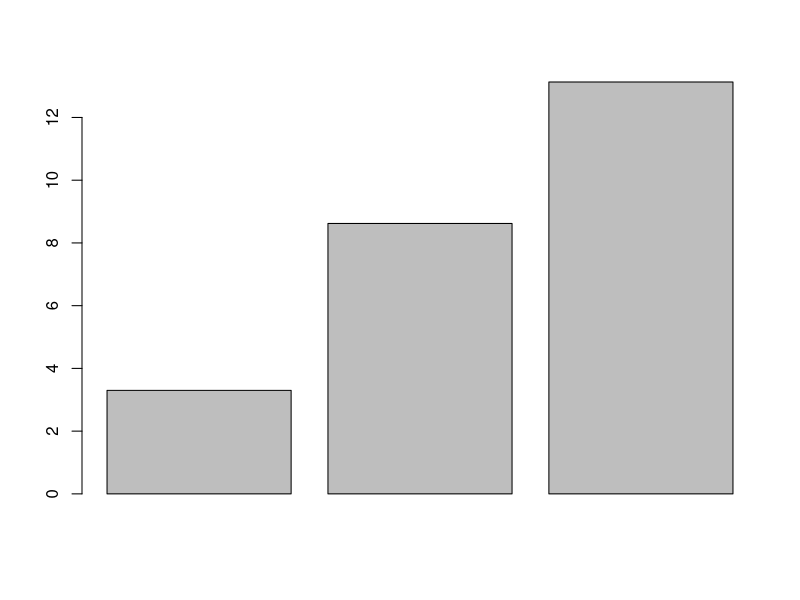
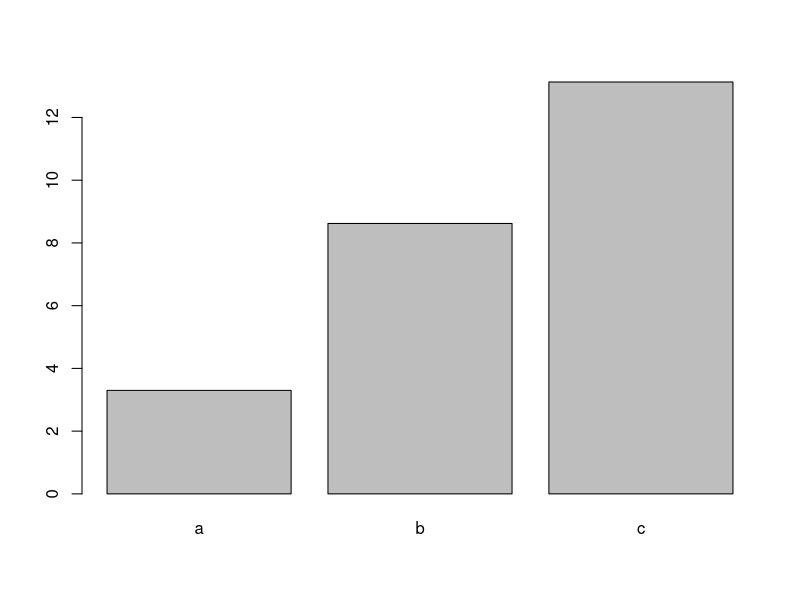
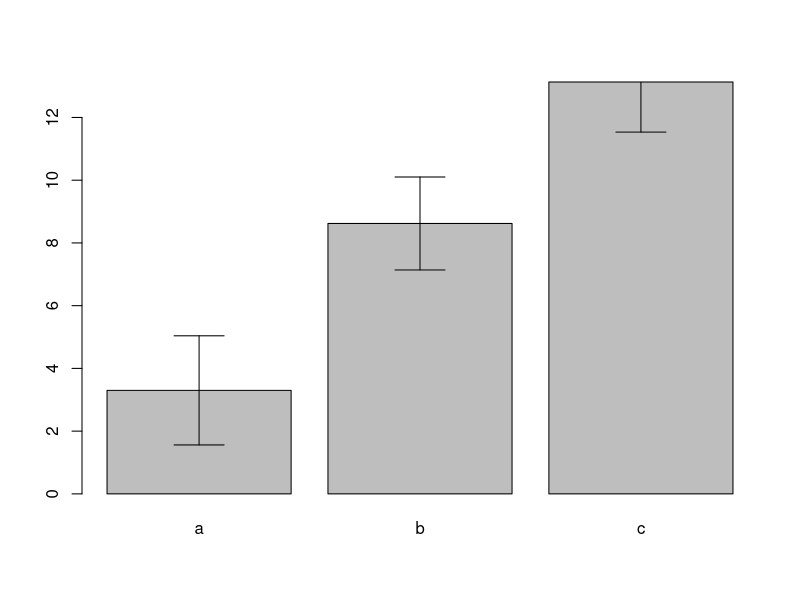
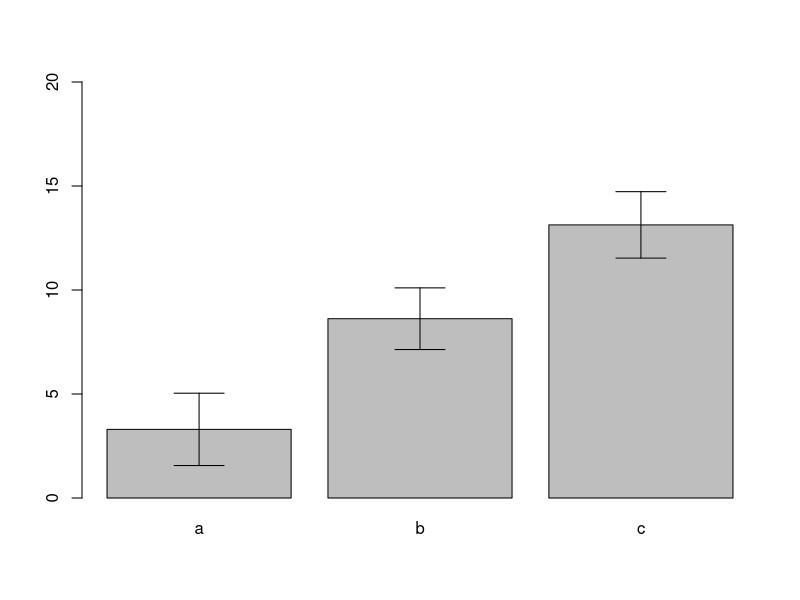
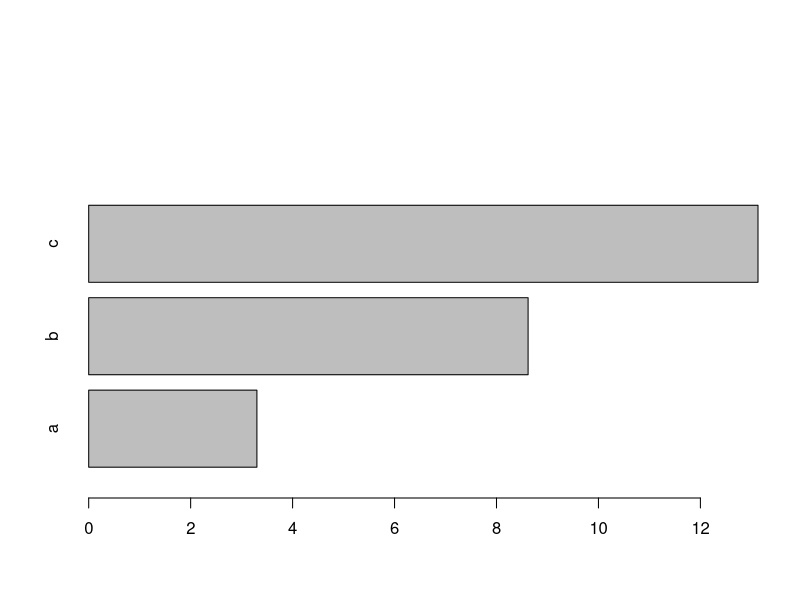
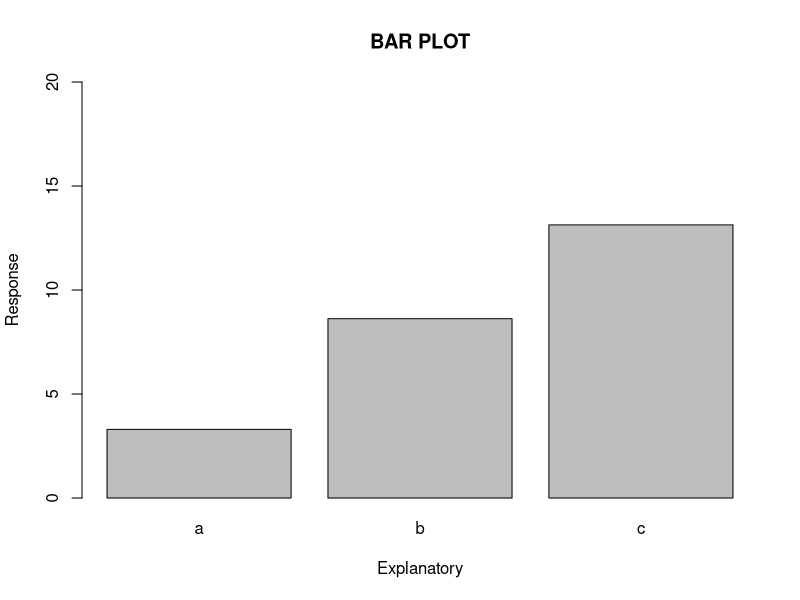
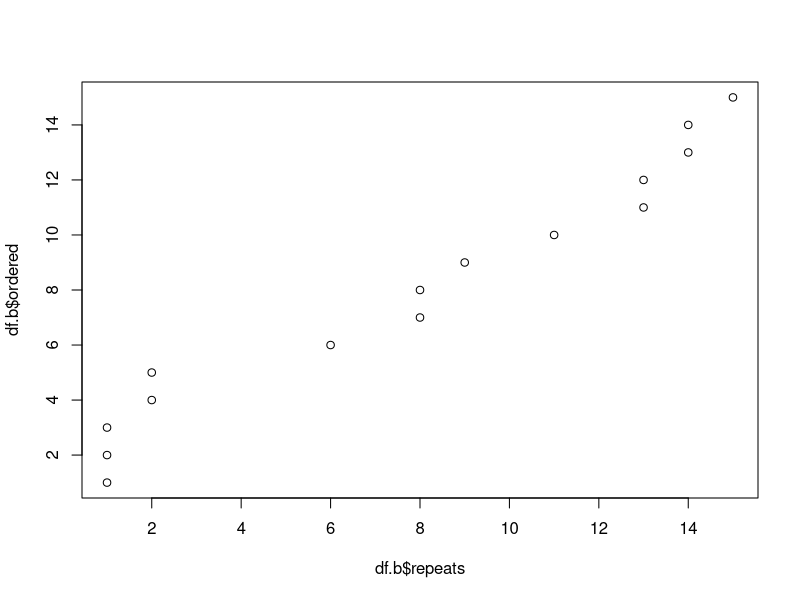
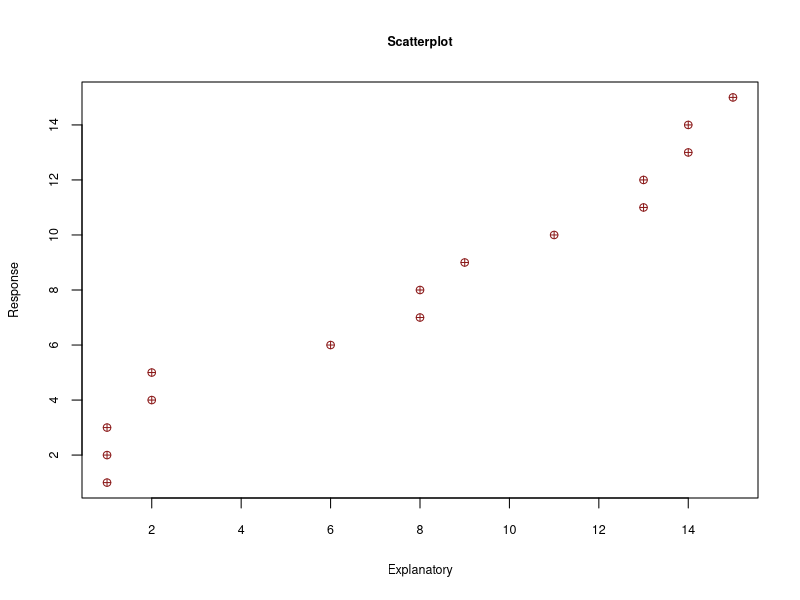

Reproduce these figures in R, in order.
# With the data frame you created last week you will:


e<- c('d','e','f','g','h','i','j','k','l','m','n','o','p','q','r')
e

d<- c('a','a','a','a','a','b','b','b','b','b','c','c','c','c','c')
d

a<- c(1,2,3,4,5,6,7,8,9,10,11,12,13,14,15)
a 

b<- c(1,1,1,2,2,6,8,8,9,11,13,13,14,14,15)
b 

c<- c(1.1,2.2,3.3,4.4,5.5,6.6,7.7,8.8,9.9,10.1,11.11,12.12,13.13,14.14,15.15)
c


data<- cbind(e,d,a,b,c)
data

df<- as.data.frame(data)
df

colnames(df) <- c('unique','three','ordered','repeats','decimals')
df

row.names(df) <- df$unique
df



df.b <- df[,-1]
df.b


# Create a barplot for one numeric column, grouped by the character vector with 3 unique values (10 points)

df.b$ordered <- as.numeric(as.character(df.b$ordered))
df.b$repeats <- as.numeric(as.character(df.b$repeats))
df.b$decimals <- as.numeric(as.character(df.b$decimals))


df.mean <- aggregate(df.b$decimals ~df.b$three, FUN = "mean")
df.mean

colnames(df.mean) <- c("Factor","Mean")
df.mean

barplot(df.mean$Mean)
barplot(df.mean$Mean, names.arg = df.mean$Factor)
# Add error bars with mean and standard deviation to the plot

df.sd <- aggregate(df.b$decimals ~df.b$three, FUN = "sd")
colnames(df.sd) <- c("Factor","StanDev")
df.sd

b.plot <- barplot(df.mean$Mean, names.arg = df.mean$Factor)

arrows(b.plot, df.mean$Mean-df.sd$StanDev,
       b.plot, df.mean$Mean+df.sd$StanDev,angle=90,code=3)
b.plot <- barplot(df.mean$Mean, names.arg = df.mean$Factor, ylim = c(0,20))

arrows(b.plot, df.mean$Mean-df.sd$StanDev,
       b.plot, df.mean$Mean+df.sd$StanDev,angle=90,code=3)
barplot(df.mean$Mean, names.arg = df.mean$Factor, ylim = c(0,5), horiz = TRUE)

  # Change the x and y labels and add a title

b.plot <- barplot(df.mean$Mean, names.arg = df.mean$Factor, ylim = c(0,20),xlab = "Explanatory", ylab = "Response", main="BAR PLOT")



  # Export the plot as a PDF that is 4 inches wide and 7 inches tall.

setwd("C:/GitHub/joyse/plots")

getwd()






# Create a scatter plot between two of your numeric columns. (10 points)

plot(df.b$ordered ~ df.b$repeats)

  # Change the point shape and color to something NOT used in the example.
?pch

plot(df.b$ordered ~ df.b$repeats, xlab = "Explanatory", ylab = "Response", main = "Scatterplot", 
     cex.axis=0.75, cex.main = 0.75, cex.lab = 0.75, pch=10, col="firebrick4")

  # Change the x and y labels and add a title

plot(df.b$ordered ~ df.b$repeats, xlab = "Explanatory", ylab = "Response", main = "Scatterplot", 
     cex.axis=0.75, cex.main = 0.75, cex.lab = 0.75, pch=10, col="firebrick4")
  # Export the plot as a JPEG by using the "Export" button in the plotting pane.

getwd()
setwd("C:/GitHub/joyse/plots")


# Upload both plots with the script used to create them to GitHub. (5 points)
  # Follow the same file naming format as last week for the script.
  # Name plots as Lastname_barplot or Lastname_scatterplot. Save them to your "plots" folder. (5 points)
